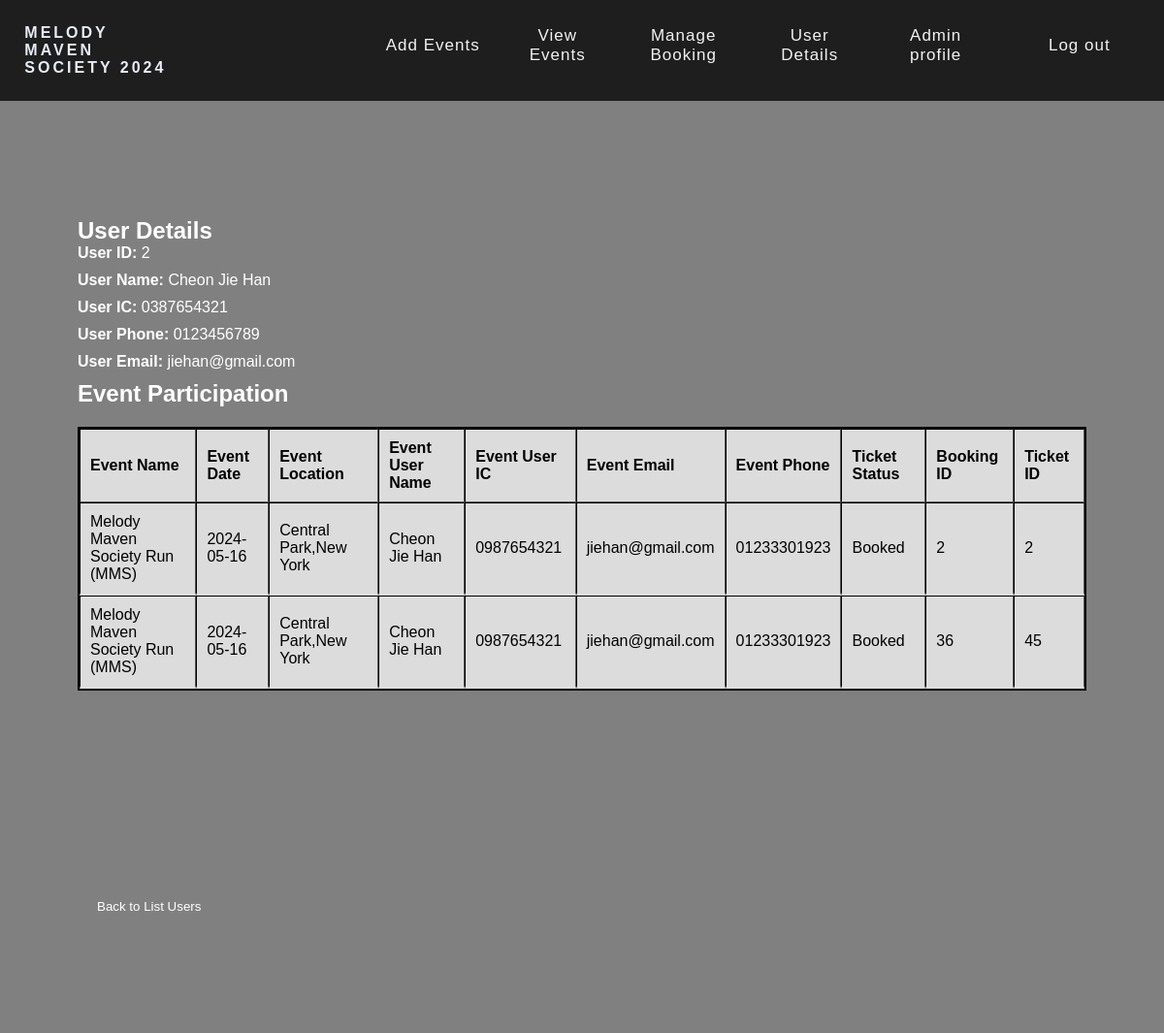
The app's page /php/user_details2.php?id=2 (signed in) with its own data.
### tables this page shows
CREATE TABLE `user` (
  `UserID` int(11) NOT NULL,
  `UserName` varchar(255) DEFAULT NULL,
  `UserIC` varchar(20) DEFAULT NULL,
  `UserPassword` varchar(255) DEFAULT NULL,
  `UserEmail` varchar(255) DEFAULT NULL,
  `UserComment` varchar(255) DEFAULT NULL,
  `UserPhone` varchar(20) DEFAULT NULL,
  `Avatar` varchar(255) DEFAULT NULL
);

CREATE TABLE `ticket` (
  `ticketID` int(11) NOT NULL,
  `EventID` int(10) NOT NULL,
  `UserID` int(10) NOT NULL,
  `status` varchar(20) NOT NULL,
  `image_url` varchar(255) DEFAULT NULL
);

CREATE TABLE `event` (
  `EventID` int(11) NOT NULL,
  `EventName` varchar(30) NOT NULL,
  `EventDate` date NOT NULL,
  `EventLocation` varchar(255) NOT NULL,
  `EventPrice` varchar(30) NOT NULL,
  `EventCapacity` int(255) NOT NULL,
  `EventTime` varchar(255) NOT NULL,
  `status` varchar(255) NOT NULL
);

### php/user_details2.php (the view, shortened to what this page needs)
<!DOCTYPE html>
<html lang="en">
<head>
    <link rel="stylesheet" href="../css/user_details2.css">
</head>
<body>
<?php
    include 'headeradmin.php';
    $con = new mysqli(DB_HOST, DB_USER, DB_PASS, DB_NAME);
    if (isset($_GET['id'])) {
        $userID = $_GET['id'];
        $query_user = "SELECT * FROM user WHERE UserID = ?";
        $stmt_user = $con->prepare($query_user);
        $stmt_user->bind_param("i", $userID);
        $stmt_user->execute();
        $result_user = $stmt_user->get_result();
        if ($result_user->num_rows > 0) {
            $user = $result_user->fetch_assoc();
?>
            <div class="profile-container">
                <h2>User Details</h2>
                <ul>
                    <li><strong>User ID:</strong> <?php echo $user['UserID']; ?></li>
                    <li><strong>User Name:</strong> <?php echo $user['UserName']; ?></li>
                    <li><strong>User IC:</strong> <?php echo $user['UserIC']; ?></li>
                    <li><strong>User Phone:</strong> <?php echo $user['UserPhone']; ?></li>
                    <li><strong>User Email:</strong> <?php echo $user['UserEmail']; ?></li>
                </ul>
                <h2>Event Participation</h2>
                <table border="1" cellpadding="5" cellspacing="0">
                    <tr>
                        <th>Event Name</th>
                        <th>Event Date</th>
                        <th>Event Location</th>
                        <th>Event User Name</th>
                        <th>Event User IC</th>
                        <th>Event Email</th>
                        <th>Event Phone</th>
                        <th>Ticket Status</th>
                        <th>Booking ID</th>
                        <th>Ticket ID</th>
                    </tr>
                    <?php
                        $query_event = "SELECT
                            t.status,
                            t.ticketID,
                            COALESCE(b.bookingID, 'Not booked') AS bookingID,
                            e.EventName,
                            e.EventDate,
                            e.EventLocation,
                            u.EventUserName,
                            u.EventUserIC,
                            u.EventEmail,
                            u.EventPhone
                        FROM
                            ticket t
                        JOIN (
                            SELECT
                                EventID,
                                MAX(EventDate) AS MaxDate
                            FROM
                                event
                            GROUP BY
                                EventID
                        ) AS max_event ON t.EventID = max_event.EventID
                        JOIN
                            event e ON t.EventID = e.EventID AND e.EventDate = max_event.MaxDate
                        JOIN
                            user_event_details u ON t.EventID = u.EventID AND t.UserID = u.UserID
                        LEFT JOIN
                            booking b ON t.ticketID = b.ticketID
                        WHERE
                            u.UserID = ? AND t.UserID = ?
                        GROUP BY
                            t.ticketID";
                        $stmt_event = $con->prepare($query_event);
                        $stmt_event->bind_param("ii", $userID, $userID);
                        $stmt_event->execute();
                        $result_event = $stmt_event->get_result();
                        while ($row = $result_event->fetch_assoc()) {
                            echo "<tr>";
                            echo "<td>{$row['EventName']}</td>";
                            echo "<td>{$row['EventDate']}</td>";
                            echo "<td>{$row['EventLocation']}</td>";
                            echo "<td>{$row['EventUserName']}</td>";
                            echo "<td>{$row['EventUserIC']}</td>";
                            echo "<td>{$row['EventEmail']}</td>";
                            echo "<td>{$row['EventPhone']}</td>";
                            echo "<td>{$row['status']}</td>";
                            echo "<td>{$row['bookingID']}</td>";
                            echo "<td>{$row['ticketID']}</td>";
                            echo "</tr>";
                        }
                    ?>
                </table>
            </div>
<?php
        } else {
            echo "<p>No user details found.</p>";
        }
    } else {
        echo "<p>User ID not provided.</p>";
    }
?>
    <div class="profile-container">
        <button onclick="window.location.href = 'user_details.php';">Back to List Users</button>
    </div>
</body>
</html>

### css/user_details2.css (style rules this page uses)
body { background-color: grey; }
.profile-container { max-width: 1800px; margin: 40px auto; padding: 80px; background-color: grey; border-radius: 5px; color:white; }
h2 { margin-top: 0; }
ul { list-style-type: none; padding: 0; }
li { margin-bottom: 10px; }
table { width: 100%; border-style: dotted; border: 2px solid black; margin-top: 20px; }
th { background-color: gainsboro; padding: 10px; text-align: left; color:black; }
td { padding: 10px; border-bottom: 3px solid #ddd; background-color: gainsboro; color:black; }
tr { border-bottom: 2px solid black; }
tr:nth-child(odd) { background-color: whitesmoke; }
button { background-color: transparent; border: 0px; color: white; padding: 15px 20px; cursor: pointer; border-radius: 5px; transition: background-color 0.3s; }

### css/headeradmin.css (style rules this page uses)
* { margin:0px; padding: 0px; box-sizing:border-box; }
body { margin: 0; font-family: Arial, Helvetica, sans-serif; }

### records on screen
user: UserID "2", UserName "Cheon Jie Han", UserIC "0387654321", UserPhone "0123456789", UserEmail "jiehan@gmail.com"
ticket: EventID.EventName "Melody Maven Society Run (MMS)", EventID.EventDate "2024-05-16", EventID.EventLocation "Central Park,New York", EventUserName "Cheon Jie Han", EventUserIC "0987654321", EventEmail "jiehan@gmail.com", EventPhone "01233301923", status "Booked", bookingID "2", ticketID "2"
ticket: EventID.EventName "Melody Maven Society Run (MMS)", EventID.EventDate "2024-05-16", EventID.EventLocation "Central Park,New York", EventUserName "Cheon Jie Han", EventUserIC "0987654321", EventEmail "jiehan@gmail.com", EventPhone "01233301923", status "Booked", bookingID "36", ticketID "45"
